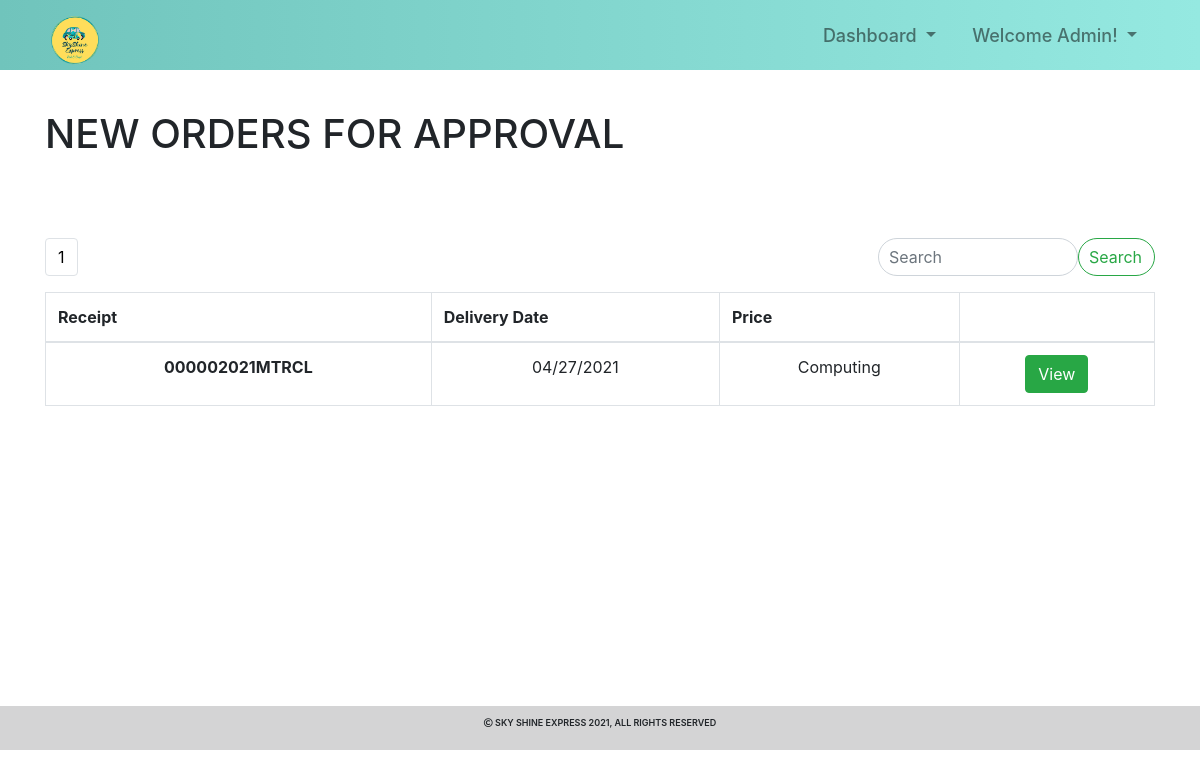
Screenshot of /urls/admin/admin-newOrders.php (signed in) with the database file from the repository.
### tables this page shows
CREATE TABLE `servicerep` (
  `sID` int(11) NOT NULL,
  `sFName` varchar(45) DEFAULT NULL,
  `sMI` varchar(2) DEFAULT NULL,
  `sLName` varchar(45) DEFAULT NULL,
  `sAddress` varchar(500) DEFAULT NULL,
  `sCNum` varchar(12) DEFAULT NULL,
  `rFName` varchar(45) DEFAULT NULL,
  `rMI` varchar(2) DEFAULT NULL,
  `rLName` varchar(45) DEFAULT NULL,
  `rAddress` varchar(500) DEFAULT NULL,
  `rCNum` varchar(12) DEFAULT NULL,
  `courier` varchar(45) DEFAULT NULL,
  `deliveryDate` varchar(45) DEFAULT NULL,
  `dateReceived` varchar(45) DEFAULT NULL,
  `packContent` text DEFAULT NULL,
  `modePayment` varchar(45) DEFAULT NULL,
  `status` varchar(100) DEFAULT NULL,
  `price` varchar(45) DEFAULT NULL,
  `receiptNo` varchar(45) DEFAULT NULL
);

### config/config.php (called while the page is built, shortened)
<?php
class Model{
    private $limit = 25;
    private $servername = "localhost";
    private $username = "root";
    private $password = "";
    private $dbname = "ssre_databse";
    private $conn;
    function __construct(){
        $this->conn = new mysqli($this->servername , $this->username , $this->password , $this->dbname);
        if($this->conn->connect_error){
            echo 'Connection Failed';
        }
        else {
            return $this->conn;
        }
    }
    public function countNewOrders(){
        $sql = "SELECT COUNT(*) as allOrders FROM servicerep WHERE status = 'Processing' AND price = 'Computing'";
        $result = $this->conn->query($sql);
        if($result){
            $data = $result->fetch_assoc();
            return $data['allOrders'];
        }
        else{
            echo 'failed';
        }
    }
    public function newOrders($pageNum){
        $start = ($pageNum - 1) * $this->limit;
        $sql = "SELECT * FROM servicerep WHERE status = 'Processing' AND price = 'Computing' ORDER BY sID DESC LIMIT $start, $this->limit";
        $result = $this->conn->query($sql);
        if($result->num_rows>0){
            while($row = $result->fetch_assoc()){
                $data[] = $row;
            }
            return $data;
        } else{
            return null;
        }
    }
}

### urls/admin/admin-newOrders.php (the view, shortened to what this page needs)
<?php
    include '../../config/config.php';
    $task = new Model();
    $allNewOrders = $task->countNewOrders();
    $currentPage = isset($_GET['page']) ? $_GET['page'] : 1;
    $orderDetail = $task->newOrders($currentPage);
    $pages = ceil($allNewOrders / 25);
?>
<!DOCTYPE html>
<html lang="en">
<head>
    <link rel="stylesheet" href="../../css/admin-style.css">
    <link rel="stylesheet" href="https://maxcdn.bootstrapcdn.com/bootstrap/4.0.0/css/bootstrap.min.css">
    <link rel="stylesheet" href="https://cdn.datatables.net/1.10.24/css/jquery.dataTables.min.css">
    <link rel="stylesheet" href="https://cdn.datatables.net/1.10.24/css/dataTables.bootstrap4.min.css">
    <link rel="stylesheet" href="https://cdnjs.cloudflare.com/ajax/libs/twitter-bootstrap/4.5.2/css/bootstrap.css">
    <link rel="stylesheet" href="https://pro.fontawesome.com/releases/v5.10.0/css/all.css"/>
</head>
<body>
    <section id="nav-bar">
        <nav class="navbar navbar-expand-lg navbar-light bg-light">
            <div class="container">
                <a class="navbar-brand" href="#">
                    <img src="../../css/img/Logo.png" alt="">
                </a>
                <div class="collapse navbar-collapse" id="navbarNavDropdown">
                    <ul class="navbar-nav ml-auto">
                        <li class="nav-item dropdown">
                            <a class="nav-link dropdown-toggle" href="#" id="navbarDropdownMenuLink" role="button" data-bs-toggle="dropdown" aria-expanded="false">
                              Dashboard
                            </a>
                          </li>
                        <li class="nav-item dropdown">
                            <a class="nav-link dropdown-toggle" href="#" id="navbarDropdownMenuLink" role="button" data-bs-toggle="dropdown" aria-expanded="false">
                              <?php echo "Welcome ".$_SESSION['user']."!"; ?>
                            </a>
                          </li>
                    </ul>
                </div>
            </div>
        </nav>
    </section>
    <section id="table">
        <div class="container">
            <h1>
                NEW ORDERS FOR APPROVAL
            </h1>
            <div class="input-field">
                <form class="d-flex" method="post">
                    <input class="form-control me-2" type="search" placeholder="Search" aria-label="Search" name="trackNum">
                    <button class="btn btn-outline-success" name="searchReceipt">Search</button>
                </form>
            </div>
            <?php
                if($pages==2){
            ?>
                    <nav id="pagination">
                        <ul class="pagination">
                            <li class="page-item"><a class="page-link" href="admin-newOrders.php?page=1">1</a></li>
                            <li class="page-item"><a class="page-link" href="admin-newOrders.php?page=2">2</a></li>
                        </ul>
                    </nav>
            <?php
                } elseif($pages==1){
            ?>
                    <nav id="pagination">
                        <ul class="pagination">
                            <li class="page-item"><a class="page-link" href="admin-newOrders.php?page=1">1</a></li>
                        </ul>
                    </nav>
            <?php
                }
            ?>
            <table class="table table-hover table-bordered myOrders" style="width:100%">
                <thead>
                    <tr>
                    <th scope="col">Receipt</th>
                    <th scope="col">Delivery Date</th>
                    <th scope="col">Price</th>
                    <th scope="col"></th>
                    </tr>
                </thead>
                <tbody class="text-center">
                    <?php
                        foreach($orderDetail as $data):
                            $order = $data['receiptNo'];
                            $deliveryDate = $data['deliveryDate'];
                            $price = $data['price'];
                    ?>
                        <tr>
                            <th scope="row"><?= $order ?></th>
                            <td><?= $deliveryDate ?></td>
                            <td><?= $price ?></td>
                            <td>
                                <a href="updateRecord.php?receiptNo=<?php echo $order; ?>" class="btn btn-success">View</a>
                            </td>
                        </tr>
                    <?php endforeach; ?>
                </tbody>
            </table>
        </div>
    </section>
    <section id="contact">
        <div class="conatiner text-center">
            <p><i class="far fa-copyright"></i> Sky Shine Express 2021, All rights reserved</p>
        </div>
    </section>
</body>
</html>

### css/admin-style.css (style rules this page uses)
* { margin: 0; padding: 0; scroll-behavior: smooth; }
body { font-family: sans-serif; }
#nav-bar { position: sticky; top: 0; z-index: 10; }
.navbar { background-image: linear-gradient(to left, #95e9e1, #70c4bc); padding: 0 !important; }
.navbar img { width: 30%; }
.navbar-nav li { padding: 0 10px; }
.navbar-nav li a { font-size: large; font-weight: 500; }
#table { margin-top: 40px; }
#table h1 { margin-bottom: 80px; }
#table .input-field .d-flex { float: right; }
#table .input-field .d-flex input { display: block; width: 200px; padding-left: 10px; border-radius: 40px; }
#table .input-field .d-flex .btn { padding-left: 10px; border-radius: 40px; }
#table table { border: solid 1.5px; border-radius: 20px !; }
#table table td { font-size: 100%; }
#table #pagination .pagination .page-item a { text-decoration: none; color: black; }
#contact { margin-top: 25%; background: #d4d4d5; padding: 10px 0px; }
#contact p { font-size: 9px; font-weight: 600; margin-bottom: 10px; text-transform: uppercase; }

### rows the page displays
servicerep: receiptNo "000002021MTRCL", deliveryDate "04/27/2021", price "Computing"

### other values shown
$_SESSION['user'] "Admin"
